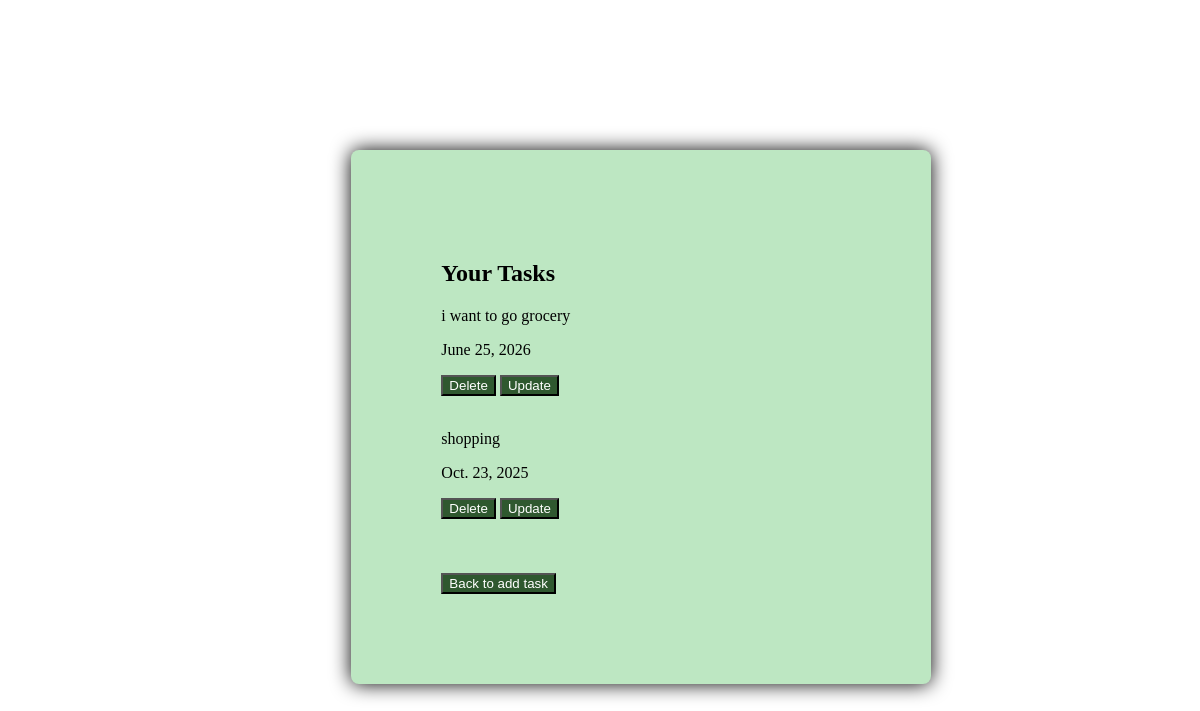
The app's page /task_list/, older data.
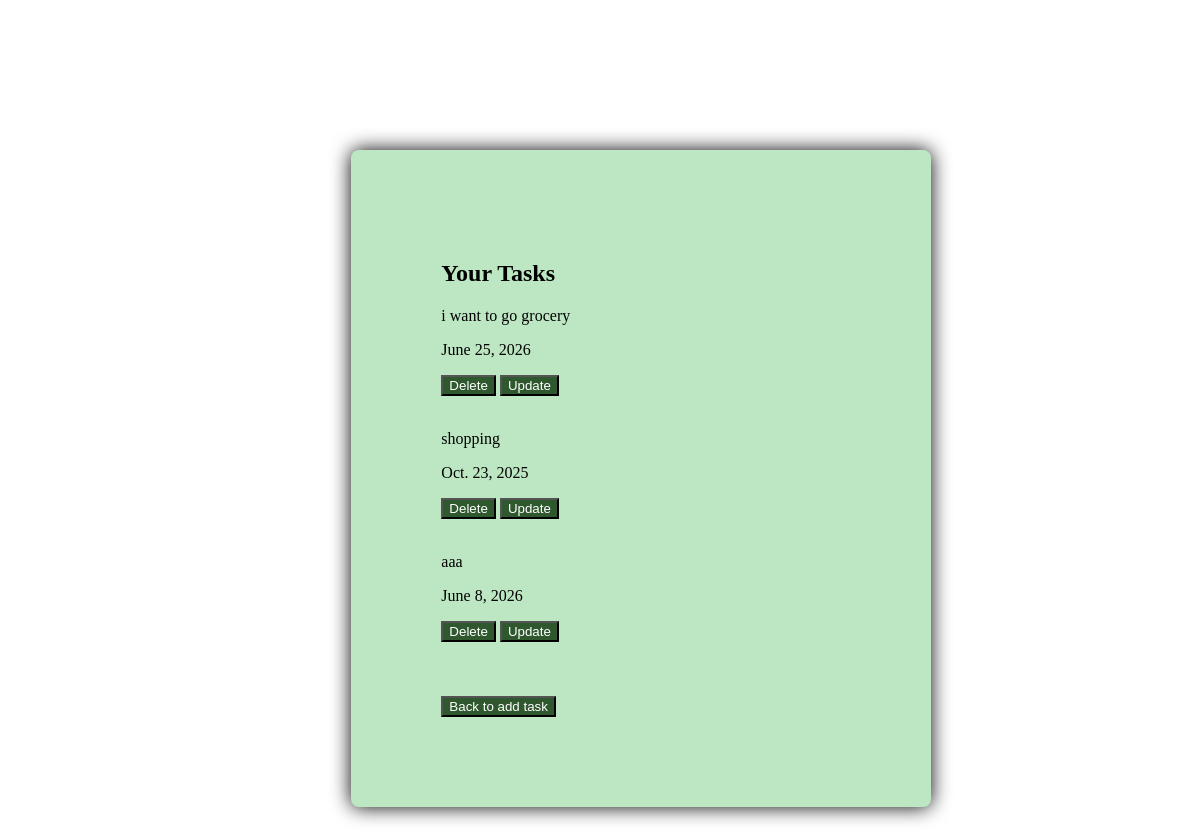
The same page, newer data.
### app/models.py (models this page shows)
class Data(models.Model):
    task=models.CharField(max_length=200)
    date=models.DateField()

### app/views.py (the view)
# urls.py: path('task_list/',views.task_list,name='task_list'),
def task_list(request):
    task=Data.objects.all()
    return render(request,'task_list.html',{'task':task})

### templates/task_list.html (shortened to what this page needs)
<!DOCTYPE html>
<html lang="en">
<head>
</head>
<body>
    <section>
        <div class="cont">
            <h1>Your Tasks</h1>
                {% for i in task %}
                <p>{{i.task}}</p>
                <p>{{i.date}}</p>
                <button>
                    <a href="{% url 'task' i.id %}" style=" text-decoration: none;
                        color: white;">Delete</a>
                </button>
                <button>
                    <a href="{% url 'update_task' i.id %}" style=" text-decoration: none;
                         color: white;">Update</a>
                </button>
                <br><br>
                {% endfor %}
        <br><br>
        <button>
            <a href="{% url 'home'  %}"  style=" text-decoration: none;
                        color: white;">Back to add task</a>
        </button>
    </section>
</body>
</html>

Row changes from the older to the newer data that the page shows:
added Data: task "aaa", date "June 8, 2026"
